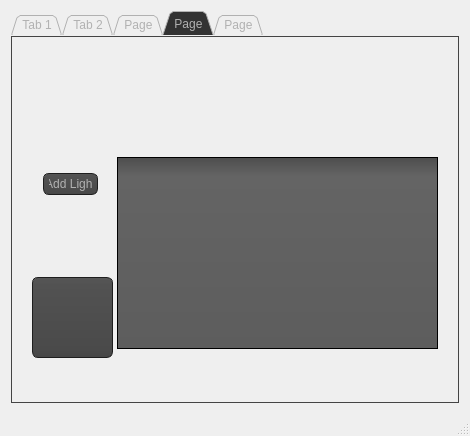
<?xml version="1.0" encoding="UTF-8"?>
<ui version="4.0">
 <class>MainWindow</class>
 <widget class="QMainWindow" name="MainWindow">
  <property name="enabled">
   <bool>true</bool>
  </property>
  <property name="geometry">
   <rect>
    <x>0</x>
    <y>0</y>
    <width>470</width>
    <height>436</height>
   </rect>
  </property>
  <property name="cursor">
   <cursorShape>PointingHandCursor</cursorShape>
  </property>
  <property name="windowTitle">
   <string>Salon</string>
  </property>
  <property name="autoFillBackground">
   <bool>false</bool>
  </property>
  <property name="styleSheet">
   <string notr="true">QToolTip
{
     border: 1px solid black;
     background-color: #ffa02f;
     padding: 1px;
     border-radius: 3px;
     opacity: 100;
}

QWidget
{
    color: #b1b1b1;
    
}

QWidget:item:hover
{
    background-color: QLinearGradient( x1: 0, y1: 0, x2: 0, y2: 1, stop: 0 #ffa02f, stop: 1 #ca0619);
    color: #000000;
}

QWidget:item:selected
{
    background-color: QLinearGradient( x1: 0, y1: 0, x2: 0, y2: 1, stop: 0 #ffa02f, stop: 1 #d7801a);
}

QMenuBar::item
{
    background: transparent;
}

QMenuBar::item:selected
{
    background: transparent;
    border: 1px solid #ffaa00;
}

QMenuBar::item:pressed
{
    background: #444;
    border: 1px solid #000;
    background-color: QLinearGradient(
        x1:0, y1:0,
        x2:0, y2:1,
        stop:1 #212121,
        stop:0.4 #343434/*,
        stop:0.2 #343434,
        stop:0.1 #ffaa00*/
    );
    margin-bottom:-1px;
    padding-bottom:1px;
}

QMenu
{
    border: 1px solid #000;
}

QMenu::item
{
    padding: 2px 20px 2px 20px;
}

QMenu::item:selected
{
    color: #000000;
}

QWidget:disabled
{
    color: #404040;
    background-color: #323232;
}

QAbstractItemView
{
    background-color: QLinearGradient( x1: 0, y1: 0, x2: 0, y2: 1, stop: 0 #4d4d4d, stop: 0.1 #646464, stop: 1 #5d5d5d);
}

QWidget:focus
{
    /*border: 2px solid QLinearGradient( x1: 0, y1: 0, x2: 0, y2: 1, stop: 0 #ffa02f, stop: 1 #d7801a);*/
}

QLineEdit
{
    background-color: QLinearGradient( x1: 0, y1: 0, x2: 0, y2: 1, stop: 0 #4d4d4d, stop: 0 #646464, stop: 1 #5d5d5d);
    padding: 1px;
    border-style: solid;
    border: 1px solid #1e1e1e;
    border-radius: 5;
}

QPushButton
{
    color: #b1b1b1;
    background-color: QLinearGradient( x1: 0, y1: 0, x2: 0, y2: 1, stop: 0 #565656, stop: 0.1 #525252, stop: 0.5 #4e4e4e, stop: 0.9 #4a4a4a, stop: 1 #464646);
    border-width: 1px;
    border-color: #1e1e1e;
    border-style: solid;
    border-radius: 6;
    padding: 3px;
    font-size: 12px;
    padding-left: 5px;
    padding-right: 5px;
}

QPushButton:pressed
{
    background-color: QLinearGradient( x1: 0, y1: 0, x2: 0, y2: 1, stop: 0 #2d2d2d, stop: 0.1 #2b2b2b, stop: 0.5 #292929, stop: 0.9 #282828, stop: 1 #252525);
}

QComboBox
{
    selection-background-color: #ffaa00;
    background-color: QLinearGradient( x1: 0, y1: 0, x2: 0, y2: 1, stop: 0 #565656, stop: 0.1 #525252, stop: 0.5 #4e4e4e, stop: 0.9 #4a4a4a, stop: 1 #464646);
    border-style: solid;
    border: 1px solid #1e1e1e;
    border-radius: 5;
}

QComboBox:hover,QPushButton:hover
{
    border: 2px solid QLinearGradient( x1: 0, y1: 0, x2: 0, y2: 1, stop: 0 #ffa02f, stop: 1 #d7801a);
}


QComboBox:on
{
    padding-top: 3px;
    padding-left: 4px;
    background-color: QLinearGradient( x1: 0, y1: 0, x2: 0, y2: 1, stop: 0 #2d2d2d, stop: 0.1 #2b2b2b, stop: 0.5 #292929, stop: 0.9 #282828, stop: 1 #252525);
    selection-background-color: #ffaa00;
}

QComboBox QAbstractItemView
{
    border: 2px solid darkgray;
    selection-background-color: QLinearGradient( x1: 0, y1: 0, x2: 0, y2: 1, stop: 0 #ffa02f, stop: 1 #d7801a);
}

QComboBox::drop-down
{
     subcontrol-origin: padding;
     subcontrol-position: top right;
     width: 15px;

     border-left-width: 0px;
     border-left-color: darkgray;
     border-left-style: solid; /* just a single line */
     border-top-right-radius: 3px; /* same radius as the QComboBox */
     border-bottom-right-radius: 3px;
 }

QComboBox::down-arrow
{
     image: url(:/down_arrow.png);
}

QGroupBox:focus
{
border: 2px solid QLinearGradient( x1: 0, y1: 0, x2: 0, y2: 1, stop: 0 #ffa02f, stop: 1 #d7801a);
}

QTextEdit:focus
{
    border: 2px solid QLinearGradient( x1: 0, y1: 0, x2: 0, y2: 1, stop: 0 #ffa02f, stop: 1 #d7801a);
}

QScrollBar:horizontal {
     border: 1px solid #222222;
     background: QLinearGradient( x1: 0, y1: 0, x2: 0, y2: 1, stop: 0.0 #121212, stop: 0.2 #282828, stop: 1 #484848);
     height: 7px;
     margin: 0px 16px 0 16px;
}

QScrollBar::handle:horizontal
{
      background: QLinearGradient( x1: 0, y1: 0, x2: 1, y2: 0, stop: 0 #ffa02f, stop: 0.5 #d7801a, stop: 1 #ffa02f);
      min-height: 20px;
      border-radius: 2px;
}

QScrollBar::add-line:horizontal {
      border: 1px solid #1b1b19;
      border-radius: 2px;
      background: QLinearGradient( x1: 0, y1: 0, x2: 1, y2: 0, stop: 0 #ffa02f, stop: 1 #d7801a);
      width: 14px;
      subcontrol-position: right;
      subcontrol-origin: margin;
}

QScrollBar::sub-line:horizontal {
      border: 1px solid #1b1b19;
      border-radius: 2px;
      background: QLinearGradient( x1: 0, y1: 0, x2: 1, y2: 0, stop: 0 #ffa02f, stop: 1 #d7801a);
      width: 14px;
     subcontrol-position: left;
     subcontrol-origin: margin;
}

QScrollBar::right-arrow:horizontal, QScrollBar::left-arrow:horizontal
{
      border: 1px solid black;
      width: 1px;
      height: 1px;
      background: white;
}

QScrollBar::add-page:horizontal, QScrollBar::sub-page:horizontal
{
      background: none;
}

QScrollBar:vertical
{
      background: QLinearGradient( x1: 0, y1: 0, x2: 1, y2: 0, stop: 0.0 #121212, stop: 0.2 #282828, stop: 1 #484848);
      width: 7px;
      margin: 16px 0 16px 0;
      border: 1px solid #222222;
}

QScrollBar::handle:vertical
{
      background: QLinearGradient( x1: 0, y1: 0, x2: 0, y2: 1, stop: 0 #ffa02f, stop: 0.5 #d7801a, stop: 1 #ffa02f);
      min-height: 20px;
      border-radius: 2px;
}

QScrollBar::add-line:vertical
{
      border: 1px solid #1b1b19;
      border-radius: 2px;
      background: QLinearGradient( x1: 0, y1: 0, x2: 0, y2: 1, stop: 0 #ffa02f, stop: 1 #d7801a);
      height: 14px;
      subcontrol-position: bottom;
      subcontrol-origin: margin;
}

QScrollBar::sub-line:vertical
{
      border: 1px solid #1b1b19;
      border-radius: 2px;
      background: QLinearGradient( x1: 0, y1: 0, x2: 0, y2: 1, stop: 0 #d7801a, stop: 1 #ffa02f);
      height: 14px;
      subcontrol-position: top;
      subcontrol-origin: margin;
}

QScrollBar::up-arrow:vertical, QScrollBar::down-arrow:vertical
{
      border: 1px solid black;
      width: 1px;
      height: 1px;
      background: white;
}


QScrollBar::add-page:vertical, QScrollBar::sub-page:vertical
{
      background: none;
}

QTextEdit
{
    background-color: #242424;
}

QPlainTextEdit
{
    background-color: #242424;
}

QHeaderView::section
{
    background-color: QLinearGradient(x1:0, y1:0, x2:0, y2:1, stop:0 #616161, stop: 0.5 #505050, stop: 0.6 #434343, stop:1 #656565);
    color: white;
    padding-left: 4px;
    border: 1px solid #6c6c6c;
}

QCheckBox:disabled
{
color: #414141;
}

QDockWidget::title
{
    text-align: center;
    spacing: 3px; /* spacing between items in the tool bar */
    background-color: QLinearGradient(x1:0, y1:0, x2:0, y2:1, stop:0 #323232, stop: 0.5 #242424, stop:1 #323232);
}

QDockWidget::close-button, QDockWidget::float-button
{
    text-align: center;
    spacing: 1px; /* spacing between items in the tool bar */
    background-color: QLinearGradient(x1:0, y1:0, x2:0, y2:1, stop:0 #323232, stop: 0.5 #242424, stop:1 #323232);
}

QDockWidget::close-button:hover, QDockWidget::float-button:hover
{
    background: #242424;
}

QDockWidget::close-button:pressed, QDockWidget::float-button:pressed
{
    padding: 1px -1px -1px 1px;
}

QMainWindow::separator
{
    background-color: QLinearGradient(x1:0, y1:0, x2:0, y2:1, stop:0 #161616, stop: 0.5 #151515, stop: 0.6 #212121, stop:1 #343434);
    color: white;
    padding-left: 4px;
    border: 1px solid #4c4c4c;
    spacing: 3px; /* spacing between items in the tool bar */
}

QMainWindow::separator:hover
{

    background-color: QLinearGradient(x1:0, y1:0, x2:0, y2:1, stop:0 #d7801a, stop:0.5 #b56c17 stop:1 #ffa02f);
    color: white;
    padding-left: 4px;
    border: 1px solid #6c6c6c;
    spacing: 3px; /* spacing between items in the tool bar */
}

QToolBar::handle
{
     spacing: 3px; /* spacing between items in the tool bar */
     background: url(:/images/handle.png);
}

QMenu::separator
{
    height: 2px;
    background-color: QLinearGradient(x1:0, y1:0, x2:0, y2:1, stop:0 #161616, stop: 0.5 #151515, stop: 0.6 #212121, stop:1 #343434);
    color: white;
    padding-left: 4px;
    margin-left: 10px;
    margin-right: 5px;
}

QProgressBar
{
    border: 2px solid grey;
    border-radius: 5px;
    text-align: center;
}

QProgressBar::chunk
{
    background-color: #d7801a;
    width: 2.15px;
    margin: 0.5px;
}

QTabBar::tab {
    color: #b1b1b1;
    border: 1px solid #444;
    border-bottom-style: none;
    background-color: #323232;
    padding-left: 10px;
    padding-right: 10px;
    padding-top: 3px;
    padding-bottom: 2px;
    margin-right: -1px;
}

QTabWidget::pane {
    border: 1px solid #444;
    top: 1px;
}

QTabBar::tab:last
{
    margin-right: 0; /* the last selected tab has nothing to overlap with on the right */
    border-top-right-radius: 3px;
}

QTabBar::tab:first:!selected
{
 margin-left: 0px; /* the last selected tab has nothing to overlap with on the right */


    border-top-left-radius: 3px;
}

QTabBar::tab:!selected
{
    color: #b1b1b1;
    border-bottom-style: solid;
    margin-top: 3px;
    background-color: QLinearGradient(x1:0, y1:0, x2:0, y2:1, stop:1 #212121, stop:.4 #343434);
}

QTabBar::tab:selected
{
    border-top-left-radius: 3px;
    border-top-right-radius: 3px;
    margin-bottom: 0px;
}

QTabBar::tab:!selected:hover
{
    /*border-top: 2px solid #ffaa00;
    padding-bottom: 3px;*/
    border-top-left-radius: 3px;
    border-top-right-radius: 3px;
    background-color: QLinearGradient(x1:0, y1:0, x2:0, y2:1, stop:1 #212121, stop:0.4 #343434, stop:0.2 #343434, stop:0.1 #ffaa00);
}

QRadioButton::indicator:checked, QRadioButton::indicator:unchecked{
    color: #b1b1b1;
    background-color: #323232;
    border: 1px solid #b1b1b1;
    border-radius: 6px;
}

QRadioButton::indicator:checked
{
    background-color: qradialgradient(
        cx: 0.5, cy: 0.5,
        fx: 0.5, fy: 0.5,
        radius: 1.0,
        stop: 0.25 #ffaa00,
        stop: 0.3 #323232
    );
}

QCheckBox::indicator{
    color: #b1b1b1;
    background-color: #323232;
    border: 1px solid #b1b1b1;
    width: 9px;
    height: 9px;
}

QRadioButton::indicator
{
    border-radius: 6px;
}

QRadioButton::indicator:hover, QCheckBox::indicator:hover
{
    border: 1px solid #ffaa00;
}

QCheckBox::indicator:checked
{
    image:url(:/images/checkbox.png);
}

QCheckBox::indicator:disabled, QRadioButton::indicator:disabled
{
    border: 1px solid #444;
}</string>
  </property>
  <widget class="QWidget" name="centralWidget">
   <layout class="QHBoxLayout" name="horizontalLayout">
    <item>
     <widget class="QTabWidget" name="tabWidget">
      <property name="enabled">
       <bool>true</bool>
      </property>
      <property name="sizePolicy">
       <sizepolicy hsizetype="Expanding" vsizetype="Expanding">
        <horstretch>0</horstretch>
        <verstretch>0</verstretch>
       </sizepolicy>
      </property>
      <property name="tabShape">
       <enum>QTabWidget::Triangular</enum>
      </property>
      <property name="currentIndex">
       <number>3</number>
      </property>
      <property name="iconSize">
       <size>
        <width>0</width>
        <height>0</height>
       </size>
      </property>
      <property name="usesScrollButtons">
       <bool>false</bool>
      </property>
      <property name="documentMode">
       <bool>false</bool>
      </property>
      <property name="tabsClosable">
       <bool>false</bool>
      </property>
      <property name="tabBarAutoHide">
       <bool>true</bool>
      </property>
      <widget class="QWidget" name="tab">
       <attribute name="title">
        <string>Tab 1</string>
       </attribute>
       <widget class="QWidget" name="layoutWidget">
        <property name="geometry">
         <rect>
          <x>150</x>
          <y>60</y>
          <width>114</width>
          <height>244</height>
         </rect>
        </property>
        <layout class="QVBoxLayout" name="verticalLayout_2">
         <item>
          <layout class="QVBoxLayout" name="verticalLayout_5">
           <property name="spacing">
            <number>20</number>
           </property>
           <item>
            <widget class="QLabel" name="lb_id_login">
             <property name="text">
              <string>ID :</string>
             </property>
            </widget>
           </item>
           <item>
            <widget class="QLineEdit" name="id_login"/>
           </item>
           <item>
            <widget class="QLabel" name="lb_mdp_login">
             <property name="text">
              <string>Mot de Passe</string>
             </property>
            </widget>
           </item>
           <item>
            <widget class="QLineEdit" name="mdp_login">
             <property name="echoMode">
              <enum>QLineEdit::Password</enum>
             </property>
            </widget>
           </item>
           <item>
            <widget class="QPushButton" name="bt_login">
             <property name="text">
              <string>Login</string>
             </property>
            </widget>
           </item>
           <item>
            <widget class="QPushButton" name="pushButton">
             <property name="text">
              <string>Edit Users</string>
             </property>
            </widget>
           </item>
          </layout>
         </item>
         <item>
          <widget class="QPushButton" name="pushButton_2">
           <property name="text">
            <string>Show Chambers</string>
           </property>
          </widget>
         </item>
        </layout>
       </widget>
      </widget>
      <widget class="QWidget" name="tab_2">
       <attribute name="title">
        <string>Tab 2</string>
       </attribute>
       <widget class="QPushButton" name="pushButton_17">
        <property name="geometry">
         <rect>
          <x>0</x>
          <y>100</y>
          <width>81</width>
          <height>81</height>
         </rect>
        </property>
        <property name="text">
         <string/>
        </property>
        <property name="icon">
         <iconset>
          <normaloff>../../Desktop/Essentials_Icon_Set_V2.1_Expanded_Left_Arrow-512.png</normaloff>../../Desktop/Essentials_Icon_Set_V2.1_Expanded_Left_Arrow-512.png</iconset>
        </property>
        <property name="iconSize">
         <size>
          <width>100</width>
          <height>100</height>
         </size>
        </property>
       </widget>
       <widget class="QPushButton" name="pushButton_18">
        <property name="geometry">
         <rect>
          <x>360</x>
          <y>100</y>
          <width>81</width>
          <height>81</height>
         </rect>
        </property>
        <property name="text">
         <string/>
        </property>
        <property name="icon">
         <iconset>
          <normaloff>../../Desktop/Essentials_Icon_Set_V2.1_Expanded_Right_Arrow-512.png</normaloff>../../Desktop/Essentials_Icon_Set_V2.1_Expanded_Right_Arrow-512.png</iconset>
        </property>
        <property name="iconSize">
         <size>
          <width>100</width>
          <height>100</height>
         </size>
        </property>
       </widget>
       <widget class="QWidget" name="layoutWidget">
        <property name="geometry">
         <rect>
          <x>90</x>
          <y>0</y>
          <width>261</width>
          <height>297</height>
         </rect>
        </property>
        <layout class="QVBoxLayout" name="verticalLayout">
         <item>
          <widget class="QLabel" name="label_2">
           <property name="text">
            <string/>
           </property>
           <property name="pixmap">
            <pixmap>../../Desktop/light-bulb-png-15-light-bulb-icon-256.png</pixmap>
           </property>
           <property name="scaledContents">
            <bool>true</bool>
           </property>
          </widget>
         </item>
         <item>
          <widget class="QPushButton" name="pushButton_11">
           <property name="styleSheet">
            <string notr="true">background-color: beige;
    border-style: outset;
    border-width: 2px;
    border-radius: 10px;
    border-color: beige;
    font: bold 14px;
    min-width: 10em;
    padding: 6px;</string>
           </property>
           <property name="text">
            <string>Lights Control</string>
           </property>
          </widget>
         </item>
        </layout>
       </widget>
      </widget>
      <widget class="QWidget" name="tab_5">
       <attribute name="title">
        <string>Page</string>
       </attribute>
       <widget class="QPushButton" name="pushButton_21">
        <property name="geometry">
         <rect>
          <x>0</x>
          <y>100</y>
          <width>81</width>
          <height>81</height>
         </rect>
        </property>
        <property name="text">
         <string/>
        </property>
        <property name="icon">
         <iconset>
          <normaloff>../../Desktop/Essentials_Icon_Set_V2.1_Expanded_Left_Arrow-512.png</normaloff>../../Desktop/Essentials_Icon_Set_V2.1_Expanded_Left_Arrow-512.png</iconset>
        </property>
        <property name="iconSize">
         <size>
          <width>100</width>
          <height>100</height>
         </size>
        </property>
       </widget>
       <widget class="QPushButton" name="pushButton_22">
        <property name="geometry">
         <rect>
          <x>360</x>
          <y>100</y>
          <width>81</width>
          <height>81</height>
         </rect>
        </property>
        <property name="text">
         <string/>
        </property>
        <property name="icon">
         <iconset>
          <normaloff>../../Desktop/Essentials_Icon_Set_V2.1_Expanded_Right_Arrow-512.png</normaloff>../../Desktop/Essentials_Icon_Set_V2.1_Expanded_Right_Arrow-512.png</iconset>
        </property>
        <property name="iconSize">
         <size>
          <width>100</width>
          <height>100</height>
         </size>
        </property>
       </widget>
       <widget class="QWidget" name="layoutWidget">
        <property name="geometry">
         <rect>
          <x>91</x>
          <y>0</y>
          <width>261</width>
          <height>291</height>
         </rect>
        </property>
        <layout class="QVBoxLayout" name="verticalLayout_4">
         <item>
          <widget class="QLabel" name="label_5">
           <property name="frameShape">
            <enum>QFrame::NoFrame</enum>
           </property>
           <property name="text">
            <string/>
           </property>
           <property name="pixmap">
            <pixmap>../../Desktop/51349-200.png</pixmap>
           </property>
           <property name="scaledContents">
            <bool>true</bool>
           </property>
          </widget>
         </item>
         <item>
          <widget class="QPushButton" name="pushButton_14">
           <property name="styleSheet">
            <string notr="true">background-color:beige;
    border-style: outset;
    border-width: 2px;
    border-radius: 10px;
    border-color: beige;
    font: bold 14px;
    min-width: 10em;
    padding: 6px;</string>
           </property>
           <property name="text">
            <string>Shades Control</string>
           </property>
          </widget>
         </item>
        </layout>
       </widget>
      </widget>
      <widget class="QWidget" name="tab_6">
       <attribute name="title">
        <string>Page</string>
       </attribute>
       <widget class="QPushButton" name="backbt">
        <property name="geometry">
         <rect>
          <x>20</x>
          <y>240</y>
          <width>81</width>
          <height>81</height>
         </rect>
        </property>
        <property name="text">
         <string/>
        </property>
        <property name="icon">
         <iconset>
          <normaloff>../../Desktop/Essentials_Icon_Set_V2.1_Expanded_Left_Arrow-512.png</normaloff>../../Desktop/Essentials_Icon_Set_V2.1_Expanded_Left_Arrow-512.png</iconset>
        </property>
        <property name="iconSize">
         <size>
          <width>100</width>
          <height>100</height>
         </size>
        </property>
       </widget>
       <widget class="QTableView" name="tableViewlights">
        <property name="geometry">
         <rect>
          <x>105</x>
          <y>120</y>
          <width>321</width>
          <height>192</height>
         </rect>
        </property>
       </widget>
       <widget class="QWidget" name="layoutWidget">
        <property name="geometry">
         <rect>
          <x>20</x>
          <y>120</y>
          <width>77</width>
          <height>54</height>
         </rect>
        </property>
        <layout class="QVBoxLayout" name="verticalLayout_9">
         <item>
          <widget class="QPushButton" name="addlightbt">
           <property name="text">
            <string>Add Light</string>
           </property>
          </widget>
         </item>
        </layout>
       </widget>
      </widget>
      <widget class="QWidget" name="tab_9">
       <attribute name="title">
        <string>Page</string>
       </attribute>
       <widget class="QPushButton" name="backbt2">
        <property name="geometry">
         <rect>
          <x>20</x>
          <y>240</y>
          <width>81</width>
          <height>81</height>
         </rect>
        </property>
        <property name="text">
         <string/>
        </property>
        <property name="icon">
         <iconset>
          <normaloff>../../Desktop/Essentials_Icon_Set_V2.1_Expanded_Left_Arrow-512.png</normaloff>../../Desktop/Essentials_Icon_Set_V2.1_Expanded_Left_Arrow-512.png</iconset>
        </property>
        <property name="iconSize">
         <size>
          <width>100</width>
          <height>100</height>
         </size>
        </property>
       </widget>
       <widget class="QTableView" name="tableViewWindows">
        <property name="geometry">
         <rect>
          <x>0</x>
          <y>30</y>
          <width>256</width>
          <height>192</height>
         </rect>
        </property>
       </widget>
       <widget class="QPushButton" name="addwindow">
        <property name="geometry">
         <rect>
          <x>270</x>
          <y>30</y>
          <width>81</width>
          <height>23</height>
         </rect>
        </property>
        <property name="text">
         <string>Add Window</string>
        </property>
       </widget>
       <widget class="QWidget" name="">
        <property name="geometry">
         <rect>
          <x>270</x>
          <y>60</y>
          <width>161</width>
          <height>161</height>
         </rect>
        </property>
        <layout class="QVBoxLayout" name="verticalLayout_6">
         <item>
          <widget class="QLabel" name="label_12">
           <property name="text">
            <string>Window</string>
           </property>
          </widget>
         </item>
         <item>
          <widget class="QSlider" name="horizontalSlider_2">
           <property name="orientation">
            <enum>Qt::Horizontal</enum>
           </property>
          </widget>
         </item>
         <item>
          <widget class="QLabel" name="label_13">
           <property name="text">
            <string>Shades</string>
           </property>
          </widget>
         </item>
         <item>
          <widget class="QSlider" name="horizontalSlider_3">
           <property name="orientation">
            <enum>Qt::Horizontal</enum>
           </property>
          </widget>
         </item>
        </layout>
       </widget>
      </widget>
     </widget>
    </item>
   </layout>
  </widget>
  <widget class="QStatusBar" name="statusBar"/>
 </widget>
 <layoutdefault spacing="6" margin="11"/>
 <resources/>
 <connections/>
</ui>
